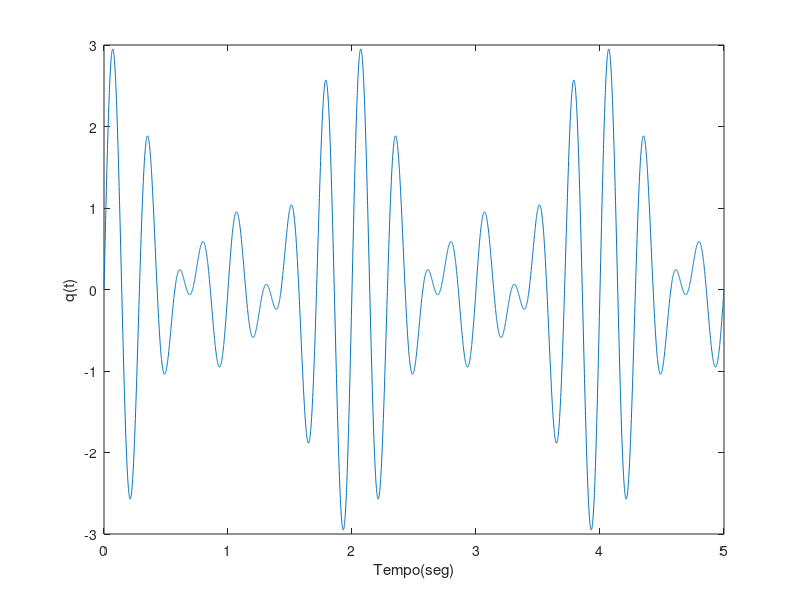

Recreate this plot in MATLAB.
Ts = 0.001;
t = [0 : Ts : 5];

q = sin(6 * pi * t) + sin(7 * pi * t) + sin(8 * pi * t);

plot(t, q);
xlabel('Tempo(seg)');
ylabel('q(t)');

A = max(q)
#f = 0.5 Hz
#T = 2 s